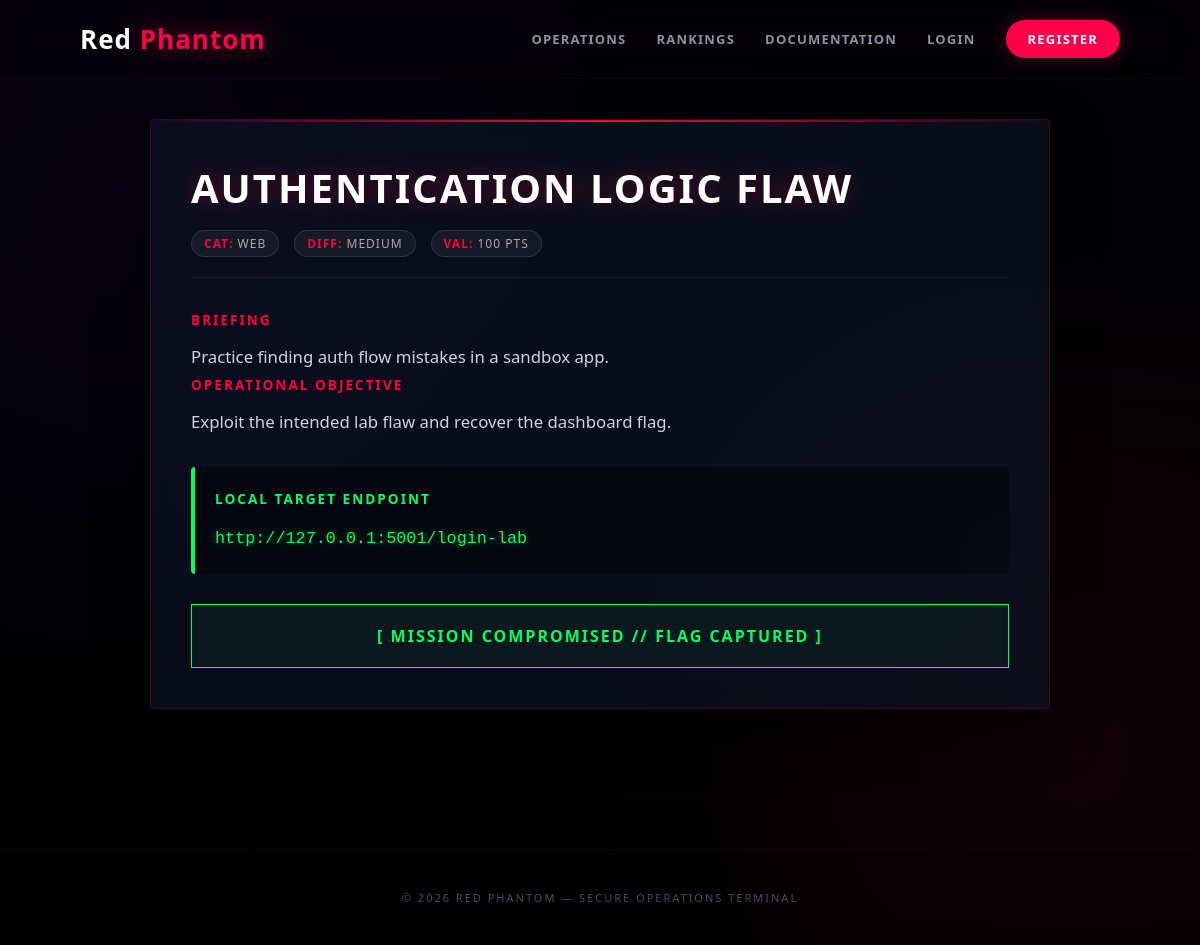
/challenge/web-auth-bypass (signed in), run on the app's committed database.
### lab/models.py (models this page shows)
class Challenge(db.Model):
    id = db.Column(db.Integer, primary_key=True)
    slug = db.Column(db.String(64), unique=True, nullable=False)
    title = db.Column(db.String(140), nullable=False)
    category = db.Column(db.String(60), nullable=False)
    difficulty = db.Column(db.String(20), nullable=False)
    points = db.Column(db.Integer, nullable=False)
    description = db.Column(db.Text, nullable=False)
    objective = db.Column(db.Text, nullable=False)
    local_target = db.Column(db.Text, nullable=False)
    flag = db.Column(db.String(255), nullable=False)
    solves = db.relationship("Solve", back_populates="challenge", cascade="all, delete-orphan")

### app.py (the view)
@app.get("/challenge/<slug>")
@login_required
def challenge_details(slug):
    challenge = Challenge.query.filter_by(slug=slug).first_or_404()
    user = current_user()
    solved = bool(Solve.query.filter_by(user_id=user.id, challenge_id=challenge.id).first())
    return render_template("challenge.html", challenge=challenge, solved=solved)

### app.py (called while the page is built)
def current_user():
    user_id = session.get("user_id")
    if not user_id:
        return None
    return User.query.get(user_id)

def login_required(view_func):
    @wraps(view_func)
    def wrapped(*args, **kwargs):
        if not current_user():
            flash("Please login first.", "error")
            return redirect(url_for("login"))
        return view_func(*args, **kwargs)
    return wrapped

@app.context_processor
def inject_user():
    return {"current_user": current_user()}

### templates/challenge.html (shortened to what this page needs)
{% extends "base.html" %} {% block content %}
<div class="challenge-container">
  <article class="challenge-card">
    <header class="challenge-header">
      <div class="challenge-title">
        <h2>{{ challenge.title }}</h2>
        <div class="challenge-meta">
          <span class="meta-item"
            ><strong>Cat:</strong> {{ challenge.category }}</span
          >
          <span class="meta-item"
            ><strong>Diff:</strong> {{ challenge.difficulty }}</span
          >
          <span class="meta-item"
            ><strong>Val:</strong> {{ challenge.points }} PTS</span
          >
        </div>
      </div>
    </header>
    <div class="challenge-body">
      <span class="section-label">Briefing</span>
      <p>{{ challenge.description }}</p>
      <span class="section-label">Operational Objective</span>
      <p>{{ challenge.objective }}</p>
      <div class="target-box">
        <span class="section-label" style="color: #00ff64"
          >Local Target Endpoint</span
        >
        <code>{{ challenge.local_target }}</code>
      </div>
    </div>
    {% if solved %}
    <div class="solved-status">[ Mission Compromised // Flag Captured ]</div>
    {% endif %}
  </article>
</div>
{% endblock %}

### templates/base.html (style rules this page uses)
* { margin: 0; padding: 0; box-sizing: border-box; font-family: "Segoe UI", sans-serif; }
body { background: radial-gradient( circle at 10% 20%, rgba(91, 0, 255, 0.05) 0%, transparent 40% ), radial-gradient( circle at 90% 80%, rgba(255, 0, 77, 0.06) 0%, transparent 40% ), linear-gradient(180deg, #020205 0%, #000000 100%); background-attachment: fixed; color: #ececf6; min-height: 100vh; overflow-x: hidden; }

### templates/challenge.html (style rules this page uses)
.challenge-container { max-width: 900px; margin: 40px auto; position: relative; }
.challenge-card { background: rgba(15, 23, 42, 0.6); backdrop-filter: blur(20px); border: 1px solid rgba(255, 0, 60, 0.2); border-radius: 4px; padding: 40px; position: relative; overflow: hidden; box-shadow: 0 20px 50px rgba(0, 0, 0, 0.5); }
.challenge-card::before { content: ""; position: absolute; top: 0; left: 0; width: 100%; height: 2px; background: linear-gradient(90deg, transparent, #ff003c, transparent); }
.challenge-header { display: flex; justify-content: space-between; align-items: flex-start; margin-bottom: 30px; border-bottom: 1px solid rgba(255, 255, 255, 0.05); padding-bottom: 20px; }
.challenge-title h2 { color: #fff; font-size: 2.5rem; margin: 0; text-transform: uppercase; letter-spacing: 2px; filter: drop-shadow(0 0 10px rgba(255, 0, 60, 0.3)); }
.challenge-meta { display: flex; gap: 15px; margin-top: 15px; }
.meta-item { font-size: 0.75rem; text-transform: uppercase; letter-spacing: 1px; padding: 4px 12px; background: rgba(255, 255, 255, 0.05); border-radius: 30px; color: #aaa; border: 1px solid rgba(255, 255, 255, 0.1); }
.meta-item strong { color: #ff003c; }
.challenge-body { color: #cbd5e1; line-height: 1.8; font-size: 1.05rem; }
.section-label { display: block; color: #ff003c; font-weight: 800; text-transform: uppercase; font-size: 0.85rem; letter-spacing: 2px; margin-bottom: 10px; }
.target-box { background: rgba(0, 0, 0, 0.4); padding: 20px; border-radius: 4px; border-left: 4px solid #00ff64; margin: 30px 0; }
code { color: #00ff64; font-family: "Fira Code", monospace; text-shadow: 0 0 8px rgba(0, 255, 100, 0.4); }
.solved-status { text-align: center; padding: 20px; border: 1px solid #00ff64; color: #00ff64; background: rgba(0, 255, 100, 0.05); text-transform: uppercase; letter-spacing: 2px; font-weight: bold; }

### data on the page
Challenge: title "AUTHENTICATION LOGIC FLAW", category "WEB", difficulty "MEDIUM", points "100", description "Practice finding auth flow mistakes in a sandbox app.", objective "Exploit the intended lab flaw and recover the dashboard flag.", local_target "http://127.0.0.1:5001/login-lab"
